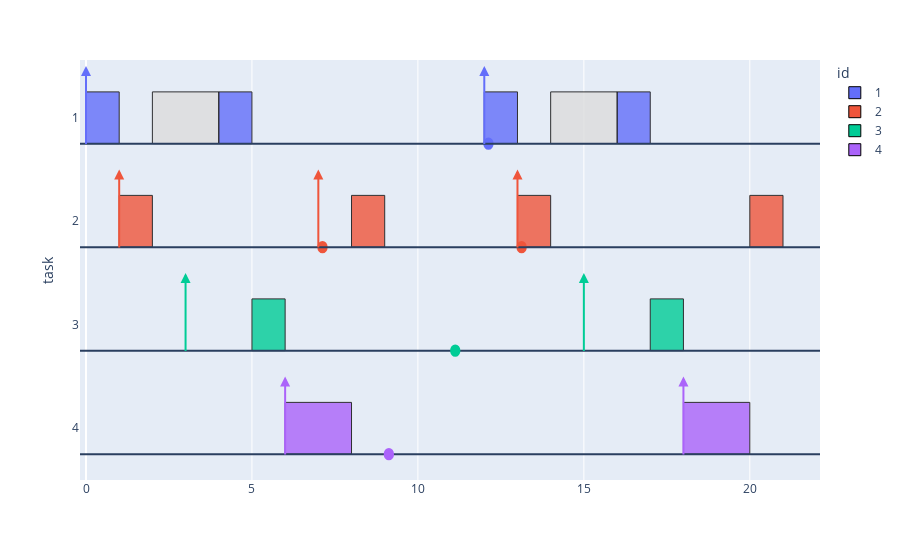

The code cell stored with this chart in its notebook:
### Code cell
plot_gantt(tasks, df_traces)

### Figure 1 — Plotly figure (JSON) as saved in the notebook; plotly's stock layout.template omitted (floating-point values rounded to 4 significant figures)
{"data": [{"alignmentgroup": "True", "base": [0, 4, 12, 16], "hovertemplate": "id=1<br>start=%{base}<br>end=%{x}<br>task=%{y}<extra></extra>", "legendgroup": "1", "marker": {"color": "#636EFA", "line": {"color": "black", "width": 1}, "opacity": 0.8}, "name": "1", "offsetgroup": "1", "orientation": "h", "showlegend": true, "textposition": "auto", "type": "bar", "width": 0.5, "x": [1, 1, 1, 1], "xaxis": "x", "y": [1, 1, 1, 1], "yaxis": "y"}, {"alignmentgroup": "True", "base": [1, 8, 13, 20], "hovertemplate": "id=2<br>start=%{base}<br>end=%{x}<br>task=%{y}<extra></extra>", "legendgroup": "2", "marker": {"color": "#EF553B", "line": {"color": "black", "width": 1}, "opacity": 0.8}, "name": "2", "offsetgroup": "2", "orientation": "h", "showlegend": true, "textposition": "auto", "type": "bar", "width": 0.5, "x": [1, 1, 1, 1], "xaxis": "x", "y": [2, 2, 2, 2], "yaxis": "y"}, {"alignmentgroup": "True", "base": [2, 14], "hovertemplate": "id=0<br>start=%{base}<br>end=%{x}<br>task=%{y}<extra></extra>", "legendgroup": "0", "marker": {"color": "#DDDDDD", "line": {"color": "black", "width": 1}, "opacity": 0.8}, "name": "0", "offsetgroup": "0", "orientation": "h", "showlegend": false, "textposition": "auto", "type": "bar", "width": 0.5, "x": [2, 2], "xaxis": "x", "y": [1, 1], "yaxis": "y"}, {"alignmentgroup": "True", "base": [5, 17], "hovertemplate": "id=3<br>start=%{base}<br>end=%{x}<br>task=%{y}<extra></extra>", "legendgroup": "3", "marker": {"color": "#00CC96", "line": {"color": "black", "width": 1}, "opacity": 0.8}, "name": "3", "offsetgroup": "3", "orientation": "h", "showlegend": true, "textposition": "auto", "type": "bar", "width": 0.5, "x": [1, 1], "xaxis": "x", "y": [3, 3], "yaxis": "y"}, {"alignmentgroup": "True", "base": [6, 18], "hovertemplate": "id=4<br>start=%{base}<br>end=%{x}<br>task=%{y}<extra></extra>", "legendgroup": "4", "marker": {"color": "#AB63FA", "line": {"color": "black", "width": 1}, "opacity": 0.8}, "name": "4", "offsetgroup": "4", "orientation": "h", "showlegend": true, "textposition": "auto", "type": "bar", "width": 0.5, "x": [2, 2], "xaxis": "x", "y": [4, 4], "yaxis": "y"}], "layout": {"annotations": [{"arrowcolor": "#636EFA", "arrowhead": 2, "arrowwidth": 2, "ax": 0, "axref": "x", "ay": 2.65, "ayref": "y", "showarrow": true, "x": 0, "y": 3.5}, {"arrowcolor": "#636EFA", "arrowhead": 2, "arrowwidth": 2, "ax": 12, "axref": "x", "ay": 2.65, "ayref": "y", "showarrow": true, "x": 12, "y": 3.5}, {"arrowcolor": "#EF553B", "arrowhead": 2, "arrowwidth": 2, "ax": 1, "axref": "x", "ay": 1.65, "ayref": "y", "showarrow": true, "x": 1, "y": 2.5}, {"arrowcolor": "#EF553B", "arrowhead": 2, "arrowwidth": 2, "ax": 7, "axref": "x", "ay": 1.65, "ayref": "y", "showarrow": true, "x": 7, "y": 2.5}, {"arrowcolor": "#EF553B", "arrowhead": 2, "arrowwidth": 2, "ax": 13, "axref": "x", "ay": 1.65, "ayref": "y", "showarrow": true, "x": 13, "y": 2.5}, {"arrowcolor": "#00CC96", "arrowhead": 2, "arrowwidth": 2, "ax": 3, "axref": "x", "ay": 0.65, "ayref": "y", "showarrow": true, "x": 3, "y": 1.5}, {"arrowcolor": "#00CC96", "arrowhead": 2, "arrowwidth": 2, "ax": 15, "axref": "x", "ay": 0.65, "ayref": "y", "showarrow": true, "x": 15, "y": 1.5}, {"arrowcolor": "#AB63FA", "arrowhead": 2, "arrowwidth": 2, "ax": 6, "axref": "x", "ay": -0.35, "ayref": "y", "showarrow": true, "x": 6, "y": 0.5}, {"arrowcolor": "#AB63FA", "arrowhead": 2, "arrowwidth": 2, "ax": 18, "axref": "x", "ay": -0.35, "ayref": "y", "showarrow": true, "x": 18, "y": 0.5}], "barmode": "overlay", "legend": {"title": {"text": "id"}, "tracegroupgap": 0}, "margin": {"t": 60}, "shapes": [{"type": "line", "x0": 0, "x1": 1, "xref": "x domain", "y0": -0.25, "y1": -0.25, "yref": "y"}, {"fillcolor": "#636EFA", "line": {"color": "#636EFA"}, "type": "circle", "x0": 12, "x1": 12.25, "xref": "x", "y0": 2.7, "y1": 2.8, "yref": "y"}, {"type": "line", "x0": 0, "x1": 1, "xref": "x domain", "y0": 0.75, "y1": 0.75, "yref": "y"}, {"fillcolor": "#EF553B", "line": {"color": "#EF553B"}, "type": "circle", "x0": 7, "x1": 7.25, "xref": "x", "y0": 1.7, "y1": 1.8, "yref": "y"}, {"fillcolor": "#EF553B", "line": {"color": "#EF553B"}, "type": "circle", "x0": 13, "x1": 13.25, "xref": "x", "y0": 1.7, "y1": 1.8, "yref": "y"}, {"type": "line", "x0": 0, "x1": 1, "xref": "x domain", "y0": 1.75, "y1": 1.75, "yref": "y"}, {"fillcolor": "#00CC96", "line": {"color": "#00CC96"}, "type": "circle", "x0": 11, "x1": 11.25, "xref": "x", "y0": 0.7, "y1": 0.8, "yref": "y"}, {"type": "line", "x0": 0, "x1": 1, "xref": "x domain", "y0": 2.75, "y1": 2.75, "yref": "y"}, {"fillcolor": "#AB63FA", "line": {"color": "#AB63FA"}, "type": "circle", "x0": 9, "x1": 9.25, "xref": "x", "y0": -0.3, "y1": -0.2, "yref": "y"}], "xaxis": {"anchor": "y", "domain": [0, 1], "type": "linear"}, "yaxis": {"anchor": "x", "categoryorder": "category descending", "domain": [0, 1], "title": {"text": "task"}, "type": "category"}}}
